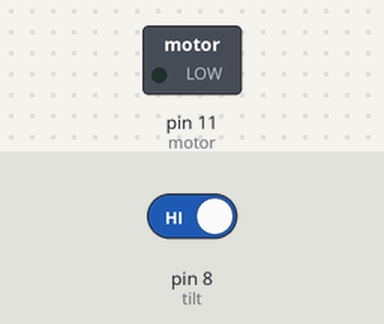
Recording of a sketch running on a simulated Arduino Uno, built with avr-gcc and run on an emulated ATmega328P. On the bench: switched loads named in the sketch (green lamp = pin HIGH). The inputs (shaded band) are chosen by the test bench; at power-on: pin 8 (tilt) HIGH.

Above: at 1.2 s.
1.3 s: pin 8 (tilt) driven LOW
At 2.5 s:
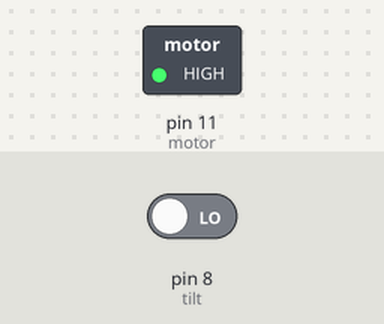
2.8 s: pin 8 (tilt) driven HIGH
At 3.7 s:
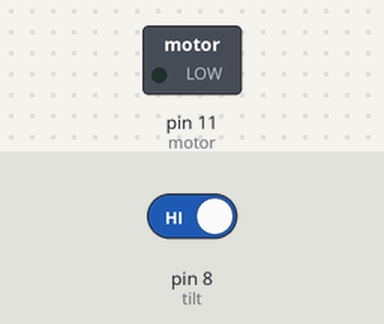
Timing chart, 0 to 5.8 s (numbered marks = the images above; inputs shaded):
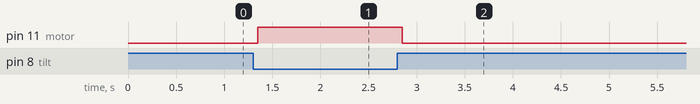

Measured:
- after the input at 1.3 s, pin 11 (motor): LOW → HIGH after 0.05 s
- after the input at 2.8 s, pin 11 (motor): HIGH → LOW after 0.05 s

The sketch:

test_tiltSwitchWithMotor.ino
```cpp
/* Better Debouncer
 *
 * This debouncing circuit is more rugged, and will work with tilt switches!
 *
 * http://www.ladyada.net/learn/sensor/tilt.html
 */

 /*
  * The tilt works such that it is only not vibrating at the upright position,
  * and in all other positions, it vibrates
  * (which we assume is when it falls in a certain orientation.
  */

int tilt = 8;         // the number of the input pin
int motor = 11;       // the number of the output pin

int motorState = LOW; // the current state of the output pin
int reading;           // the current reading from the input pin
int previous = LOW;    // the previous reading from the input pin

// the following variables are long because the time, measured in miliseconds,
// will quickly become a bigger number than can be stored in an int.
long time = 0;         // the last time the output pin was toggled
long debounce = 50;   // the debounce time, increase if the output flickers

void setup()
{
  pinMode(tilt, INPUT);
  digitalWrite(tilt, HIGH);   // turn on the built in pull-up resistor
  pinMode(motor, OUTPUT);
}

void loop()
{
  int switchstate;

  reading = digitalRead(tilt);

  // If the switch changed, due to bounce or pressing...
  if (reading != previous) {
    // reset the debouncing timer
    time = millis();
  }

  if ((millis() - time) > debounce) {
     // whatever the switch is at, its been there for a long time
     // so lets settle on it!
     switchstate = reading;

     // Now invert the output on the pin11 motor
    if (switchstate == HIGH)
      motorState = LOW;
    else
      motorState = HIGH;
  }
  digitalWrite(motor, motorState);

  // Save the last reading so we keep a running tally
  previous = reading;
}
```
